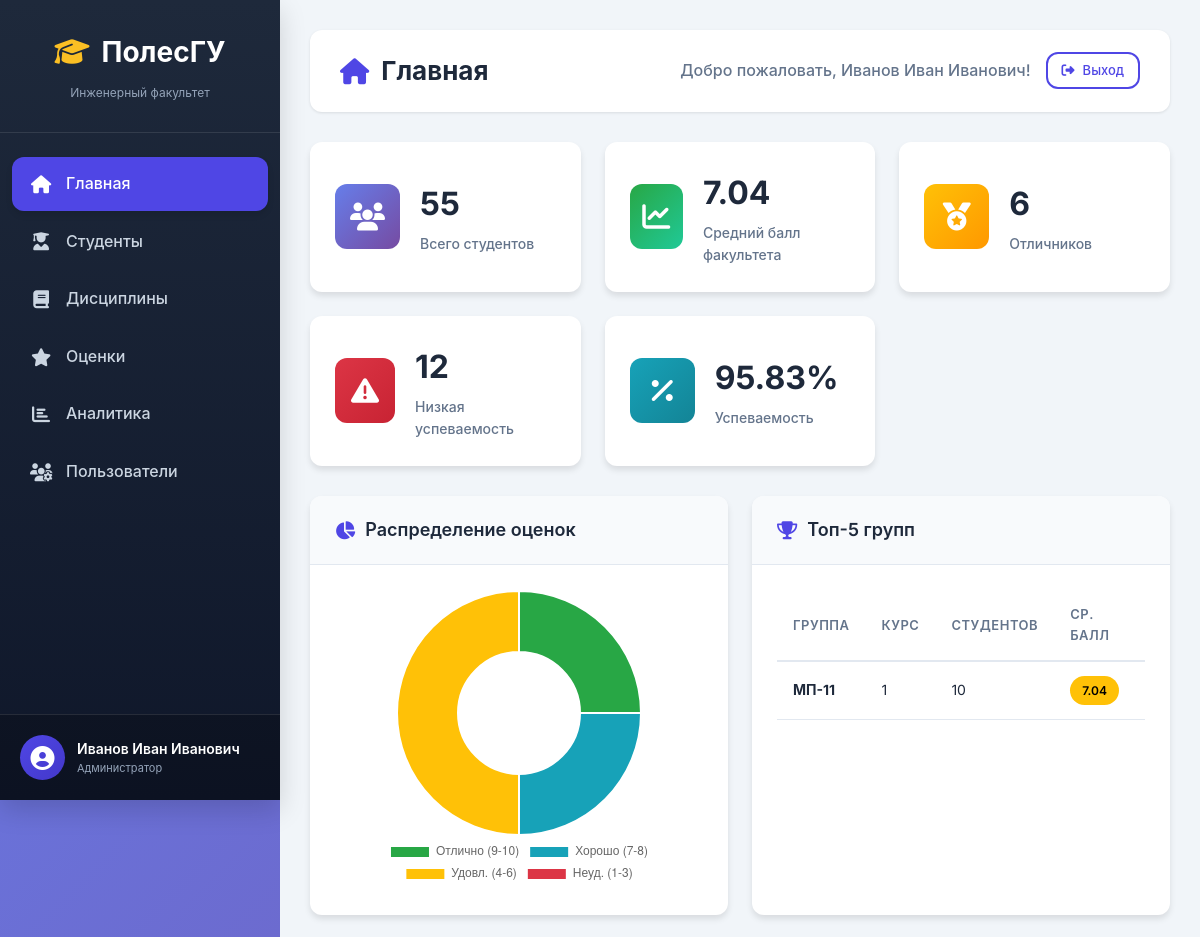
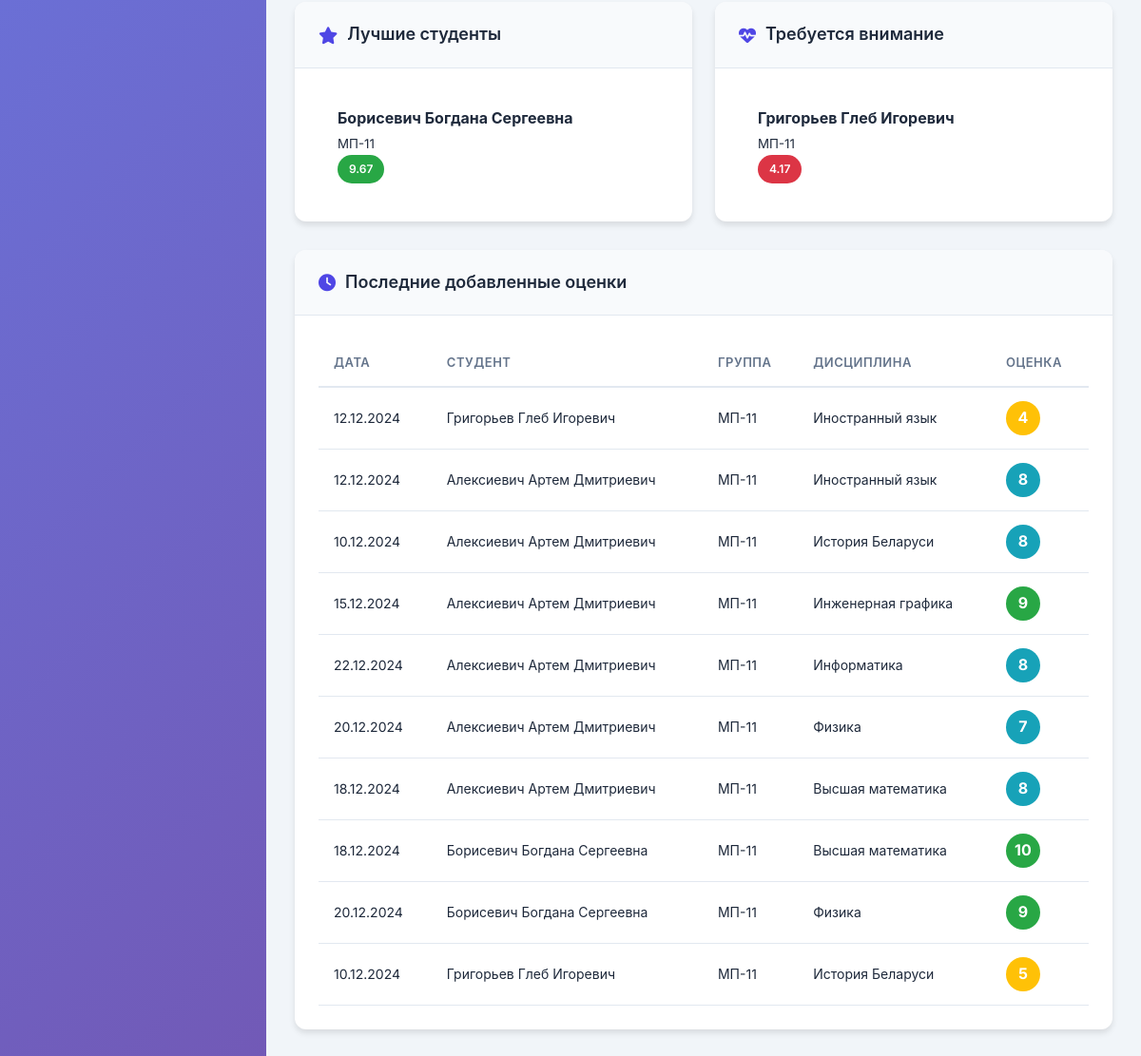
/index.php (signed in), run on the app's committed database (2 pictures, top to bottom).
### tables this page shows
CREATE TABLE grades (
    id INT AUTO_INCREMENT PRIMARY KEY,
    student_id INT NOT NULL,
    discipline_id INT NOT NULL,
    grade INT NOT NULL CHECK (grade BETWEEN 1 AND 10),
    grade_date DATE NOT NULL,
    semester INT NOT NULL,
    academic_year VARCHAR(9) NOT NULL,
    attempt INT DEFAULT 1,
    comments TEXT,
    created_by INT,
    created_at TIMESTAMP DEFAULT CURRENT_TIMESTAMP,
    updated_at TIMESTAMP DEFAULT CURRENT_TIMESTAMP ON UPDATE CURRENT_TIMESTAMP,
    FOREIGN KEY (student_id) REFERENCES students(id) ON DELETE CASCADE,
    FOREIGN KEY (discipline_id) REFERENCES disciplines(id) ON DELETE CASCADE,
    FOREIGN KEY (created_by) REFERENCES users(id) ON DELETE SET NULL,
    INDEX idx_student (student_id),
    INDEX idx_discipline (discipline_id),
    INDEX idx_grade_date (grade_date),
    INDEX idx_academic_year (academic_year)
);

CREATE TABLE groups (
    id INT AUTO_INCREMENT PRIMARY KEY,
    name VARCHAR(20) UNIQUE NOT NULL,
    specialty_id INT,
    course INT NOT NULL,
    FOREIGN KEY (specialty_id) REFERENCES specialties(id) ON DELETE SET NULL
);

CREATE TABLE disciplines (
    id INT AUTO_INCREMENT PRIMARY KEY,
    name VARCHAR(200) NOT NULL,
    department_id INT,
    teacher_id INT,
    semester INT,
    hours_total INT,
    hours_lecture INT,
    hours_practice INT,
    control_type ENUM('exam', 'credit', 'exam_and_credit') DEFAULT 'exam',
    FOREIGN KEY (department_id) REFERENCES departments(id) ON DELETE SET NULL,
    FOREIGN KEY (teacher_id) REFERENCES users(id) ON DELETE SET NULL
);

### config/app_config.php (called while the page is built, shortened)
<?php
require_once BASE_PATH . '/config/db_config.php';
function isLoggedIn() {
    return true;
}
function getCurrentUser() {
    return [
        'id' => $_SESSION['user_id'],
        'username' => $_SESSION['username'],
        'full_name' => $_SESSION['full_name'],
        'role' => $_SESSION['role']
    ];
}
function hasRole($role) {
    $user = getCurrentUser();
    return $user && $user['role'] === $role;
}
function isAdmin() {
    return hasRole('admin');
}
function e($string) {
    return htmlspecialchars($string, ENT_QUOTES, 'UTF-8');
}
function formatDate($date, $format = 'd.m.Y') {
    return date($format, strtotime($date));
}
function getGradeColor($grade) {
    if ($grade >= 9) return '#28a745';
    if ($grade >= 7) return '#17a2b8';
    if ($grade >= 4) return '#ffc107';
    return '#dc3545';
}
?>

### config/db_config.php (called while the page is built, shortened)
<?php
function getDbConnection() {
    static $conn = null;
    if ($conn === null) {
        $conn = new mysqli(DB_HOST, DB_USER, DB_PASS, DB_NAME);
        $conn->set_charset(DB_CHARSET);
        $conn->query("SET NAMES 'utf8mb4'");
        $conn->query("SET CHARACTER SET 'utf8mb4'");
    }
    return $conn;
}
function dbQuery($sql, $params = []) {
    $conn = getDbConnection();
    if (empty($params)) {
        $result = $conn->query($sql);
    }
    return $result;
}
function dbFetchOne($sql, $params = []) {
    $result = dbQuery($sql, $params);
    if ($result instanceof mysqli_result) {
        return $result->fetch_assoc();
    }
    return null;
}
function dbFetchAll($sql, $params = []) {
    $result = dbQuery($sql, $params);
    $rows = [];
    if ($result instanceof mysqli_result) {
        while ($row = $result->fetch_assoc()) {
            $rows[] = $row;
        }
    }
    return $rows;
}
?>

### index.php (the view, shortened to what this page needs)
<?php
require_once __DIR__ . '/config/app_config.php';
$user = getCurrentUser();
$facultyStats = dbFetchOne("SELECT * FROM v_faculty_summary");
$recentGrades = dbFetchAll("
    SELECT
        g.id,
        g.grade,
        g.grade_date,
        CONCAT(s.last_name, ' ', s.first_name, ' ', s.middle_name) as student_name,
        d.name as discipline_name,
        gr.name as group_name
    FROM grades g
    JOIN students s ON g.student_id = s.id
    JOIN disciplines d ON g.discipline_id = d.id
    JOIN groups gr ON s.group_id = gr.id
    ORDER BY g.created_at DESC
    LIMIT 10
", []);
$groupRating = dbFetchAll("
    SELECT
        g.name as group_name,
        g.course,
        sp.name as specialty,
        COUNT(DISTINCT s.id) as student_count,
        ROUND(AVG(gr.grade), 2) as average_grade
    FROM groups g
    JOIN specialties sp ON g.specialty_id = sp.id
    LEFT JOIN students s ON g.id = s.group_id AND s.status = 'active'
    LEFT JOIN grades gr ON s.id = gr.student_id
    GROUP BY g.id, g.name, g.course, sp.name
    HAVING average_grade IS NOT NULL
    ORDER BY average_grade DESC
    LIMIT 5
", []);
$topStudents = dbFetchAll("
    SELECT
        v.full_name,
        v.group_name,
        v.average_grade,
        v.total_grades
    FROM v_student_average v
    WHERE v.average_grade >= 9
    ORDER BY v.average_grade DESC, v.total_grades DESC
    LIMIT 5
", []);
$lowPerformanceStudents = dbFetchAll("
    SELECT
        v.full_name,
        v.group_name,
        v.average_grade,
        v.min_grade
    FROM v_student_average v
    WHERE v.average_grade < 6
    ORDER BY v.average_grade ASC
    LIMIT 5
", []);
include BASE_PATH . '/includes/header.php';
include BASE_PATH . '/includes/sidebar.php';
?>
<div class="main-content">
    <div class="top-bar">
        <div class="breadcrumb">
            <h1><i class="fas fa-home"></i> Главная</h1>
        </div>
        <div class="user-info">
            <span class="welcome-text">Добро пожаловать, <?php echo e($user['full_name']); ?>!</span>
            <a href="<?php echo BASE_URL; ?>/modules/auth/logout.php" class="btn btn-outline btn-sm">
                <i class="fas fa-sign-out-alt"></i> Выход
            </a>
        </div>
    </div>
    <div class="stats-grid">
        <div class="stat-card stat-primary">
            <div class="stat-icon">
                <i class="fas fa-users"></i>
            </div>
            <div class="stat-details">
                <h3><?php echo $facultyStats['total_students'] ?? 0; ?></h3>
                <p>Всего студентов</p>
            </div>
        </div>
        <div class="stat-card stat-success">
            <div class="stat-icon">
                <i class="fas fa-chart-line"></i>
            </div>
            <div class="stat-details">
                <h3><?php echo $facultyStats['faculty_average'] ?? '0.00'; ?></h3>
                <p>Средний балл факультета</p>
            </div>
        </div>
        <div class="stat-card stat-warning">
            <div class="stat-icon">
                <i class="fas fa-medal"></i>
            </div>
            <div class="stat-details">
                <h3><?php echo $facultyStats['excellent_count'] ?? 0; ?></h3>
                <p>Отличников</p>
            </div>
        </div>
        <div class="stat-card stat-danger">
            <div class="stat-icon">
                <i class="fas fa-exclamation-triangle"></i>
            </div>
            <div class="stat-details">
                <h3><?php echo ($facultyStats['poor_count'] ?? 0) + ($facultyStats['satisfactory_count'] ?? 0); ?></h3>
                <p>Низкая успеваемость</p>
            </div>
        </div>
        <div class="stat-card stat-info">
            <div class="stat-icon">
                <i class="fas fa-percentage"></i>
            </div>
            <div class="stat-details">
                <h3><?php echo $facultyStats['overall_success_rate'] ?? '0.00'; ?>%</h3>
                <p>Успеваемость</p>
            </div>
        </div>
    </div>
    <div class="dashboard-grid">
        <div class="dashboard-card">
            <div class="card-header">
                <h3><i class="fas fa-chart-pie"></i> Распределение оценок</h3>
            </div>
            <div class="card-body">
                <canvas id="gradesChart"></canvas>
            </div>
        </div>
        <div class="dashboard-card">
            <div class="card-header">
                <h3><i class="fas fa-trophy"></i> Топ-5 групп</h3>
            </div>
            <div class="card-body">
                <table class="table table-striped">
                    <thead>
                        <tr>
                            <th>Группа</th>
                            <th>Курс</th>
                            <th>Студентов</th>
                            <th>Ср. балл</th>
                        </tr>
                    </thead>
                    <tbody>
                        <?php foreach ($groupRating as $group): ?>
                        <tr>
                            <td><strong><?php echo e($group['group_name']); ?></strong></td>
                            <td><?php echo $group['course']; ?></td>
                            <td><?php echo $group['student_count']; ?></td>
                            <td>
                                <span class="badge badge-<?php echo $group['average_grade'] >= 8 ? 'success' : ($group['average_grade'] >= 6 ? 'warning' : 'danger'); ?>">
                                    <?php echo $group['average_grade']; ?>
                                </span>
                            </td>
                        </tr>
                        <?php endforeach; ?>
                    </tbody>
                </table>
            </div>
        </div>
        <div class="dashboard-card">
            <div class="card-header">
                <h3><i class="fas fa-star"></i> Лучшие студенты</h3>
            </div>
            <div class="card-body">
                <ul class="list-group">
                    <?php foreach ($topStudents as $student): ?>
                    <li class="list-group-item d-flex justify-content-between align-items-center">
                        <div>
                            <strong><?php echo e($student['full_name']); ?></strong>
                            <br>
                            <small class="text-muted"><?php echo e($student['group_name']); ?></small>
                        </div>
                        <span class="badge badge-success"><?php echo $student['average_grade']; ?></span>
                    </li>
                    <?php endforeach; ?>
                </ul>
            </div>
        </div>
        <div class="dashboard-card">
            <div class="card-header">
                <h3><i class="fas fa-heartbeat"></i> Требуется внимание</h3>
            </div>
            <div class="card-body">
                <ul class="list-group">
                    <?php foreach ($lowPerformanceStudents as $student): ?>
                    <li class="list-group-item d-flex justify-content-between align-items-center">
                        <div>
                            <strong><?php echo e($student['full_name']); ?></strong>
                            <br>
                            <small class="text-muted"><?php echo e($student['group_name']); ?></small>
                        </div>
                        <span class="badge badge-danger"><?php echo $student['average_grade']; ?></span>
                    </li>
                    <?php endforeach; ?>
                </ul>
            </div>
        </div>
    </div>
    <div class="dashboard-card full-width">
        <div class="card-header">
            <h3><i class="fas fa-clock"></i> Последние добавленные оценки</h3>
        </div>
        <div class="card-body">
            <table class="table table-hover">
                <thead>
                    <tr>
                        <th>Дата</th>
                        <th>Студент</th>
                        <th>Группа</th>
                        <th>Дисциплина</th>
                        <th>Оценка</th>
                    </tr>
                </thead>
                <tbody>
                    <?php foreach ($recentGrades as $grade): ?>
                    <tr>
                        <td><?php echo formatDate($grade['grade_date']); ?></td>
                        <td><?php echo e($grade['student_name']); ?></td>
                        <td><?php echo e($grade['group_name']); ?></td>
                        <td><?php echo e($grade['discipline_name']); ?></td>
                        <td>
                            <span class="grade-badge" style="background-color: <?php echo getGradeColor($grade['grade']); ?>;">
                                <?php echo $grade['grade']; ?>
                            </span>
                        </td>
                    </tr>
                    <?php endforeach; ?>
                </tbody>
            </table>
        </div>
    </div>
</div>
<script>
// Данные для диаграммы распределения оценок
const gradesData = {
    excellent: <?php echo $facultyStats['excellent_count'] ?? 0; ?>,
    good: <?php echo $facultyStats['good_count'] ?? 0; ?>,
    satisfactory: <?php echo $facultyStats['satisfactory_count'] ?? 0; ?>,
    poor: <?php echo $facultyStats['poor_count'] ?? 0; ?>
};
const ctx = document.getElementById('gradesChart').getContext('2d');
new Chart(ctx, {
    type: 'doughnut',
    data: {
        labels: ['Отлично (9-10)', 'Хорошо (7-8)', 'Удовл. (4-6)', 'Неуд. (1-3)'],
        datasets: [{
            data: [gradesData.excellent, gradesData.good, gradesData.satisfactory, gradesData.poor],
            backgroundColor: [
                '#28a745',
                '#17a2b8',
                '#ffc107',
                '#dc3545'
            ],
            borderWidth: 2,
            borderColor: '#fff'
        }]
    },
    options: {
        responsive: true,
        maintainAspectRatio: false,
        plugins: {
            legend: {
                position: 'bottom'
            }
        }
    }
});
</script>
<?php include BASE_PATH . '/includes/footer.php'; ?>

### includes/header.php (shortened to what this page needs)
<!DOCTYPE html>
<html lang="ru">
<head>
    <link rel="stylesheet" href="https://cdnjs.cloudflare.com/ajax/libs/font-awesome/6.4.0/css/all.min.css">
    <link rel="stylesheet" href="<?php echo BASE_URL; ?>/assets/css/style.css">
</head>
<body>
    <div class="wrapper">

### includes/sidebar.php
<aside class="sidebar">
    <div class="sidebar-header">
        <div class="logo">
            <i class="fas fa-graduation-cap"></i>
            <span>ПолесГУ</span>
        </div>
        <p class="subtitle"><?php echo APP_FACULTY; ?></p>
    </div>
    <nav class="sidebar-nav">
        <ul>
            <li>
                <a href="<?php echo BASE_URL; ?>/index.php" class="<?php echo basename($_SERVER['PHP_SELF']) == 'index.php' ? 'active' : ''; ?>">
                    <i class="fas fa-home"></i>
                    <span>Главная</span>
                </a>
            </li>
            <li>
                <a href="<?php echo BASE_URL; ?>/modules/students/index.php" class="<?php echo strpos($_SERVER['PHP_SELF'], 'students') !== false ? 'active' : ''; ?>">
                    <i class="fas fa-user-graduate"></i>
                    <span>Студенты</span>
                </a>
            </li>
            <li>
                <a href="<?php echo BASE_URL; ?>/modules/disciplines/index.php" class="<?php echo strpos($_SERVER['PHP_SELF'], 'disciplines') !== false ? 'active' : ''; ?>">
                    <i class="fas fa-book"></i>
                    <span>Дисциплины</span>
                </a>
            </li>
            <li>
                <a href="<?php echo BASE_URL; ?>/modules/grades/index.php" class="<?php echo strpos($_SERVER['PHP_SELF'], 'grades') !== false ? 'active' : ''; ?>">
                    <i class="fas fa-star"></i>
                    <span>Оценки</span>
                </a>
            </li>
            <li>
                <a href="<?php echo BASE_URL; ?>/modules/analytics/index.php" class="<?php echo strpos($_SERVER['PHP_SELF'], 'analytics') !== false ? 'active' : ''; ?>">
                    <i class="fas fa-chart-bar"></i>
                    <span>Аналитика</span>
                </a>
            </li>
            <?php if (isAdmin()): ?>
            <li>
                <a href="<?php echo BASE_URL; ?>/modules/users/index.php" class="<?php echo strpos($_SERVER['PHP_SELF'], 'users') !== false ? 'active' : ''; ?>">
                    <i class="fas fa-users-cog"></i>
                    <span>Пользователи</span>
                </a>
            </li>
            <?php endif; ?>
        </ul>
    </nav>
    <div class="sidebar-footer">
        <div class="user-mini">
            <div class="avatar">
                <i class="fas fa-user-circle"></i>
            </div>
            <div class="user-details">
                <span class="name"><?php echo e(getCurrentUser()['full_name']); ?></span>
                <span class="role"><?php echo getCurrentUser()['role'] === 'admin' ? 'Администратор' : 'Преподаватель'; ?></span>
            </div>
        </div>
    </div>
</aside>
<main class="main-wrapper">

### includes/footer.php (shortened to what this page needs)
        </main>
    </div>
</body>
</html>

### data on the page
grades: grade_date "12.12.2024", student_name "Григорьев Глеб Игоревич", groups.name "МП-11", discipline.name "Иностранный язык", grade "4"
grades: grade_date "12.12.2024", student_name "Алексиевич Артем Дмитриевич", groups.name "МП-11", discipline.name "Иностранный язык", grade "8"
grades: grade_date "10.12.2024", student_name "Алексиевич Артем Дмитриевич", groups.name "МП-11", discipline.name "История Беларуси", grade "8"
grades: grade_date "15.12.2024", student_name "Алексиевич Артем Дмитриевич", groups.name "МП-11", discipline.name "Инженерная графика", grade "9"
grades: grade_date "22.12.2024", student_name "Алексиевич Артем Дмитриевич", groups.name "МП-11", discipline.name "Информатика", grade "8"
grades: grade_date "20.12.2024", student_name "Алексиевич Артем Дмитриевич", groups.name "МП-11", discipline.name "Физика", grade "7"
grades: grade_date "18.12.2024", student_name "Алексиевич Артем Дмитриевич", groups.name "МП-11", discipline.name "Высшая математика", grade "8"
grades: grade_date "18.12.2024", student_name "Борисевич Богдана Сергеевна", groups.name "МП-11", discipline.name "Высшая математика", grade "10"
grades: grade_date "20.12.2024", student_name "Борисевич Богдана Сергеевна", groups.name "МП-11", discipline.name "Физика", grade "9"
grades: grade_date "10.12.2024", student_name "Григорьев Глеб Игоревич", groups.name "МП-11", discipline.name "История Беларуси", grade "5"

### other printed values
APP_FACULTY "Инженерный факультет"
getCurrentUser()['full_name'] "Иванов Иван Иванович"
$user['full_name'] "Иванов Иван Иванович"
$facultyStats['total_students'] "55"
$facultyStats['faculty_average'] "7.04"
$facultyStats['excellent_count'] "6"
$facultyStats['overall_success_rate'] "95.83"
$group['group_name'] "МП-11"
$group['course'] "1"
$group['student_count'] "10"
$group['average_grade'] "7.04"
$student['full_name'] "Борисевич Богдана Сергеевна"
$student['group_name'] "МП-11"
$student['average_grade'] "9.67"
$student['full_name'] "Григорьев Глеб Игоревич"
